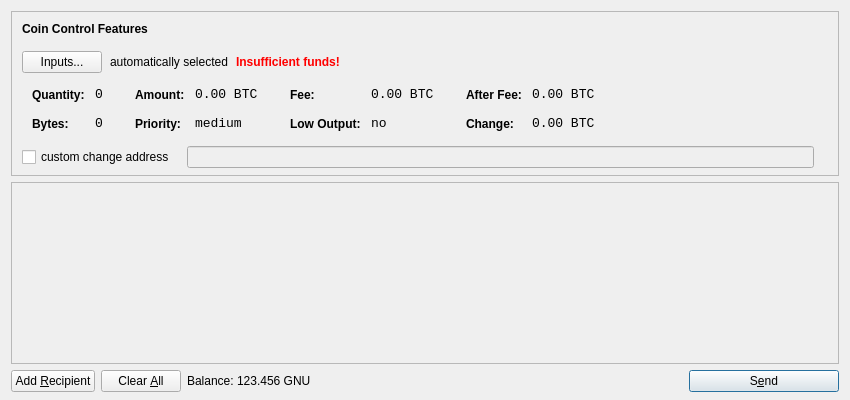
<?xml version="1.0" encoding="UTF-8"?>
<ui version="4.0">
 <class>SendCoinsDialog</class>
 <widget class="QDialog" name="SendCoinsDialog">
  <property name="geometry">
   <rect>
    <x>0</x>
    <y>0</y>
    <width>850</width>
    <height>400</height>
   </rect>
  </property>
  <property name="windowTitle">
   <string>Send Coins</string>
  </property>
  <layout class="QVBoxLayout" name="verticalLayout" stretch="0,1,0">
   <property name="bottomMargin">
    <number>8</number>
   </property>
   <item>
    <widget class="QFrame" name="frameCoinControl">
     <property name="sizePolicy">
      <sizepolicy hsizetype="Expanding" vsizetype="Expanding">
       <horstretch>0</horstretch>
       <verstretch>0</verstretch>
      </sizepolicy>
     </property>
     <property name="maximumSize">
      <size>
       <width>16777215</width>
       <height>16777215</height>
      </size>
     </property>
     <property name="frameShape">
      <enum>QFrame::StyledPanel</enum>
     </property>
     <property name="frameShadow">
      <enum>QFrame::Sunken</enum>
     </property>
     <layout class="QVBoxLayout" name="verticalLayoutCoinControl2">
      <property name="spacing">
       <number>-1</number>
      </property>
      <property name="leftMargin">
       <number>0</number>
      </property>
      <property name="topMargin">
       <number>0</number>
      </property>
      <property name="rightMargin">
       <number>0</number>
      </property>
      <property name="bottomMargin">
       <number>6</number>
      </property>
      <item>
       <layout class="QVBoxLayout" name="verticalLayoutCoinControl" stretch="0,0,0,0,1">
        <property name="spacing">
         <number>0</number>
        </property>
        <property name="leftMargin">
         <number>10</number>
        </property>
        <property name="topMargin">
         <number>10</number>
        </property>
        <item>
         <layout class="QHBoxLayout" name="horizontalLayoutCoinControl1">
          <property name="bottomMargin">
           <number>15</number>
          </property>
          <item>
           <widget class="QLabel" name="labelCoinControlFeatures">
            <property name="sizePolicy">
             <sizepolicy hsizetype="Preferred" vsizetype="Maximum">
              <horstretch>0</horstretch>
              <verstretch>0</verstretch>
             </sizepolicy>
            </property>
            <property name="font">
             <font>
              <weight>75</weight>
              <bold>true</bold>
             </font>
            </property>
            <property name="styleSheet">
             <string notr="true">font-weight:bold;</string>
            </property>
            <property name="text">
             <string>Coin Control Features</string>
            </property>
           </widget>
          </item>
         </layout>
        </item>
        <item>
         <layout class="QHBoxLayout" name="horizontalLayoutCoinControl2" stretch="0,0,0,0">
          <property name="spacing">
           <number>8</number>
          </property>
          <property name="bottomMargin">
           <number>10</number>
          </property>
          <item>
           <widget class="QPushButton" name="pushButtonCoinControl">
            <property name="styleSheet">
             <string notr="true"/>
            </property>
            <property name="text">
             <string>Inputs...</string>
            </property>
           </widget>
          </item>
          <item>
           <widget class="QLabel" name="labelCoinControlAutomaticallySelected">
            <property name="text">
             <string>automatically selected</string>
            </property>
            <property name="margin">
             <number>5</number>
            </property>
           </widget>
          </item>
          <item>
           <widget class="QLabel" name="labelCoinControlInsuffFunds">
            <property name="font">
             <font>
              <weight>75</weight>
              <bold>true</bold>
             </font>
            </property>
            <property name="styleSheet">
             <string notr="true">color:red;font-weight:bold;</string>
            </property>
            <property name="text">
             <string>Insufficient funds!</string>
            </property>
            <property name="margin">
             <number>5</number>
            </property>
           </widget>
          </item>
          <item>
           <spacer name="horizontalSpacerCoinControl">
            <property name="orientation">
             <enum>Qt::Horizontal</enum>
            </property>
            <property name="sizeHint" stdset="0">
             <size>
              <width>40</width>
              <height>1</height>
             </size>
            </property>
           </spacer>
          </item>
         </layout>
        </item>
        <item>
         <widget class="QWidget" name="widgetCoinControl" native="true">
          <property name="sizePolicy">
           <sizepolicy hsizetype="Preferred" vsizetype="Preferred">
            <horstretch>0</horstretch>
            <verstretch>0</verstretch>
           </sizepolicy>
          </property>
          <property name="minimumSize">
           <size>
            <width>0</width>
            <height>0</height>
           </size>
          </property>
          <property name="styleSheet">
           <string notr="true"/>
          </property>
          <layout class="QHBoxLayout" name="horizontalLayoutCoinControl5">
           <property name="margin">
            <number>0</number>
           </property>
           <item>
            <layout class="QHBoxLayout" name="horizontalLayoutCoinControl3" stretch="0,0,0,1">
             <property name="spacing">
              <number>20</number>
             </property>
             <property name="topMargin">
              <number>0</number>
             </property>
             <property name="bottomMargin">
              <number>10</number>
             </property>
             <item>
              <layout class="QFormLayout" name="formLayoutCoinControl1">
               <property name="horizontalSpacing">
                <number>10</number>
               </property>
               <property name="verticalSpacing">
                <number>14</number>
               </property>
               <property name="leftMargin">
                <number>10</number>
               </property>
               <property name="topMargin">
                <number>4</number>
               </property>
               <property name="rightMargin">
                <number>6</number>
               </property>
               <item row="0" column="0">
                <widget class="QLabel" name="labelCoinControlQuantityText">
                 <property name="styleSheet">
                  <string notr="true">font-weight:bold;</string>
                 </property>
                 <property name="text">
                  <string>Quantity:</string>
                 </property>
                 <property name="margin">
                  <number>0</number>
                 </property>
                </widget>
               </item>
               <item row="0" column="1">
                <widget class="QLabel" name="labelCoinControlQuantity">
                 <property name="font">
                  <font>
                   <family>Monospace</family>
                   <pointsize>10</pointsize>
                  </font>
                 </property>
                 <property name="cursor">
                  <cursorShape>IBeamCursor</cursorShape>
                 </property>
                 <property name="contextMenuPolicy">
                  <enum>Qt::ActionsContextMenu</enum>
                 </property>
                 <property name="text">
                  <string notr="true">0</string>
                 </property>
                 <property name="margin">
                  <number>0</number>
                 </property>
                 <property name="textInteractionFlags">
                  <set>Qt::LinksAccessibleByMouse|Qt::TextSelectableByKeyboard|Qt::TextSelectableByMouse</set>
                 </property>
                </widget>
               </item>
               <item row="1" column="0">
                <widget class="QLabel" name="labelCoinControlBytesText">
                 <property name="styleSheet">
                  <string notr="true">font-weight:bold;</string>
                 </property>
                 <property name="text">
                  <string>Bytes:</string>
                 </property>
                </widget>
               </item>
               <item row="1" column="1">
                <widget class="QLabel" name="labelCoinControlBytes">
                 <property name="font">
                  <font>
                   <family>Monospace</family>
                   <pointsize>10</pointsize>
                  </font>
                 </property>
                 <property name="cursor">
                  <cursorShape>IBeamCursor</cursorShape>
                 </property>
                 <property name="contextMenuPolicy">
                  <enum>Qt::ActionsContextMenu</enum>
                 </property>
                 <property name="text">
                  <string notr="true">0</string>
                 </property>
                 <property name="textInteractionFlags">
                  <set>Qt::LinksAccessibleByMouse|Qt::TextSelectableByKeyboard|Qt::TextSelectableByMouse</set>
                 </property>
                </widget>
               </item>
              </layout>
             </item>
             <item>
              <layout class="QFormLayout" name="formLayoutCoinControl2">
               <property name="horizontalSpacing">
                <number>10</number>
               </property>
               <property name="verticalSpacing">
                <number>14</number>
               </property>
               <property name="leftMargin">
                <number>6</number>
               </property>
               <property name="topMargin">
                <number>4</number>
               </property>
               <property name="rightMargin">
                <number>6</number>
               </property>
               <item row="0" column="0">
                <widget class="QLabel" name="labelCoinControlAmountText">
                 <property name="styleSheet">
                  <string notr="true">font-weight:bold;</string>
                 </property>
                 <property name="text">
                  <string>Amount:</string>
                 </property>
                 <property name="margin">
                  <number>0</number>
                 </property>
                </widget>
               </item>
               <item row="0" column="1">
                <widget class="QLabel" name="labelCoinControlAmount">
                 <property name="font">
                  <font>
                   <family>Monospace</family>
                   <pointsize>10</pointsize>
                  </font>
                 </property>
                 <property name="cursor">
                  <cursorShape>IBeamCursor</cursorShape>
                 </property>
                 <property name="contextMenuPolicy">
                  <enum>Qt::ActionsContextMenu</enum>
                 </property>
                 <property name="text">
                  <string notr="true">0.00 BTC</string>
                 </property>
                 <property name="textInteractionFlags">
                  <set>Qt::LinksAccessibleByMouse|Qt::TextSelectableByKeyboard|Qt::TextSelectableByMouse</set>
                 </property>
                </widget>
               </item>
               <item row="1" column="0">
                <widget class="QLabel" name="labelCoinControlPriorityText">
                 <property name="styleSheet">
                  <string notr="true">font-weight:bold;</string>
                 </property>
                 <property name="text">
                  <string>Priority:</string>
                 </property>
                </widget>
               </item>
               <item row="1" column="1">
                <widget class="QLabel" name="labelCoinControlPriority">
                 <property name="font">
                  <font>
                   <family>Monospace</family>
                   <pointsize>10</pointsize>
                  </font>
                 </property>
                 <property name="cursor">
                  <cursorShape>IBeamCursor</cursorShape>
                 </property>
                 <property name="contextMenuPolicy">
                  <enum>Qt::ActionsContextMenu</enum>
                 </property>
                 <property name="text">
                  <string>medium</string>
                 </property>
                 <property name="textInteractionFlags">
                  <set>Qt::LinksAccessibleByMouse|Qt::TextSelectableByKeyboard|Qt::TextSelectableByMouse</set>
                 </property>
                </widget>
               </item>
              </layout>
             </item>
             <item>
              <layout class="QFormLayout" name="formLayoutCoinControl3">
               <property name="horizontalSpacing">
                <number>10</number>
               </property>
               <property name="verticalSpacing">
                <number>14</number>
               </property>
               <property name="leftMargin">
                <number>6</number>
               </property>
               <property name="topMargin">
                <number>4</number>
               </property>
               <property name="rightMargin">
                <number>6</number>
               </property>
               <item row="0" column="0">
                <widget class="QLabel" name="labelCoinControlFeeText">
                 <property name="styleSheet">
                  <string notr="true">font-weight:bold;</string>
                 </property>
                 <property name="text">
                  <string>Fee:</string>
                 </property>
                 <property name="margin">
                  <number>0</number>
                 </property>
                </widget>
               </item>
               <item row="0" column="1">
                <widget class="QLabel" name="labelCoinControlFee">
                 <property name="font">
                  <font>
                   <family>Monospace</family>
                   <pointsize>10</pointsize>
                  </font>
                 </property>
                 <property name="cursor">
                  <cursorShape>IBeamCursor</cursorShape>
                 </property>
                 <property name="contextMenuPolicy">
                  <enum>Qt::ActionsContextMenu</enum>
                 </property>
                 <property name="text">
                  <string notr="true">0.00 BTC</string>
                 </property>
                 <property name="textInteractionFlags">
                  <set>Qt::LinksAccessibleByMouse|Qt::TextSelectableByKeyboard|Qt::TextSelectableByMouse</set>
                 </property>
                </widget>
               </item>
               <item row="1" column="0">
                <widget class="QLabel" name="labelCoinControlLowOutputText">
                 <property name="styleSheet">
                  <string notr="true">font-weight:bold;</string>
                 </property>
                 <property name="text">
                  <string>Low Output:</string>
                 </property>
                </widget>
               </item>
               <item row="1" column="1">
                <widget class="QLabel" name="labelCoinControlLowOutput">
                 <property name="font">
                  <font>
                   <family>Monospace</family>
                   <pointsize>10</pointsize>
                  </font>
                 </property>
                 <property name="cursor">
                  <cursorShape>IBeamCursor</cursorShape>
                 </property>
                 <property name="contextMenuPolicy">
                  <enum>Qt::ActionsContextMenu</enum>
                 </property>
                 <property name="text">
                  <string>no</string>
                 </property>
                 <property name="textInteractionFlags">
                  <set>Qt::LinksAccessibleByMouse|Qt::TextSelectableByKeyboard|Qt::TextSelectableByMouse</set>
                 </property>
                </widget>
               </item>
              </layout>
             </item>
             <item>
              <layout class="QFormLayout" name="formLayoutCoinControl4">
               <property name="horizontalSpacing">
                <number>10</number>
               </property>
               <property name="verticalSpacing">
                <number>14</number>
               </property>
               <property name="leftMargin">
                <number>6</number>
               </property>
               <property name="topMargin">
                <number>4</number>
               </property>
               <property name="rightMargin">
                <number>6</number>
               </property>
               <item row="0" column="0">
                <widget class="QLabel" name="labelCoinControlAfterFeeText">
                 <property name="styleSheet">
                  <string notr="true">font-weight:bold;</string>
                 </property>
                 <property name="text">
                  <string>After Fee:</string>
                 </property>
                 <property name="margin">
                  <number>0</number>
                 </property>
                </widget>
               </item>
               <item row="0" column="1">
                <widget class="QLabel" name="labelCoinControlAfterFee">
                 <property name="font">
                  <font>
                   <family>Monospace</family>
                   <pointsize>10</pointsize>
                  </font>
                 </property>
                 <property name="cursor">
                  <cursorShape>IBeamCursor</cursorShape>
                 </property>
                 <property name="contextMenuPolicy">
                  <enum>Qt::ActionsContextMenu</enum>
                 </property>
                 <property name="text">
                  <string notr="true">0.00 BTC</string>
                 </property>
                 <property name="textInteractionFlags">
                  <set>Qt::LinksAccessibleByMouse|Qt::TextSelectableByKeyboard|Qt::TextSelectableByMouse</set>
                 </property>
                </widget>
               </item>
               <item row="1" column="0">
                <widget class="QLabel" name="labelCoinControlChangeText">
                 <property name="styleSheet">
                  <string notr="true">font-weight:bold;</string>
                 </property>
                 <property name="text">
                  <string>Change:</string>
                 </property>
                </widget>
               </item>
               <item row="1" column="1">
                <widget class="QLabel" name="labelCoinControlChange">
                 <property name="font">
                  <font>
                   <family>Monospace</family>
                   <pointsize>10</pointsize>
                  </font>
                 </property>
                 <property name="cursor">
                  <cursorShape>IBeamCursor</cursorShape>
                 </property>
                 <property name="contextMenuPolicy">
                  <enum>Qt::ActionsContextMenu</enum>
                 </property>
                 <property name="text">
                  <string notr="true">0.00 BTC</string>
                 </property>
                 <property name="textInteractionFlags">
                  <set>Qt::LinksAccessibleByMouse|Qt::TextSelectableByKeyboard|Qt::TextSelectableByMouse</set>
                 </property>
                </widget>
               </item>
              </layout>
             </item>
            </layout>
           </item>
          </layout>
         </widget>
        </item>
        <item>
         <layout class="QHBoxLayout" name="horizontalLayoutCoinControl4" stretch="0,0,0">
          <property name="spacing">
           <number>12</number>
          </property>
          <property name="sizeConstraint">
           <enum>QLayout::SetDefaultConstraint</enum>
          </property>
          <property name="topMargin">
           <number>5</number>
          </property>
          <property name="rightMargin">
           <number>5</number>
          </property>
          <item>
           <widget class="QCheckBox" name="checkBoxCoinControlChange">
            <property name="text">
             <string>custom change address</string>
            </property>
           </widget>
          </item>
          <item>
           <widget class="QLineEdit" name="lineEditCoinControlChange">
            <property name="enabled">
             <bool>false</bool>
            </property>
            <property name="sizePolicy">
             <sizepolicy hsizetype="Expanding" vsizetype="Fixed">
              <horstretch>0</horstretch>
              <verstretch>0</verstretch>
             </sizepolicy>
            </property>
           </widget>
          </item>
          <item>
           <widget class="QLabel" name="labelCoinControlChangeLabel">
            <property name="sizePolicy">
             <sizepolicy hsizetype="Preferred" vsizetype="Expanding">
              <horstretch>0</horstretch>
              <verstretch>0</verstretch>
             </sizepolicy>
            </property>
            <property name="minimumSize">
             <size>
              <width>0</width>
              <height>0</height>
             </size>
            </property>
            <property name="text">
             <string/>
            </property>
            <property name="margin">
             <number>3</number>
            </property>
           </widget>
          </item>
         </layout>
        </item>
        <item>
         <spacer name="verticalSpacerCoinControl">
          <property name="orientation">
           <enum>Qt::Vertical</enum>
          </property>
          <property name="sizeHint" stdset="0">
           <size>
            <width>800</width>
            <height>1</height>
           </size>
          </property>
         </spacer>
        </item>
       </layout>
      </item>
     </layout>
    </widget>
   </item>
   <item>
    <widget class="QScrollArea" name="scrollArea">
     <property name="widgetResizable">
      <bool>true</bool>
     </property>
     <widget class="QWidget" name="scrollAreaWidgetContents">
      <property name="geometry">
       <rect>
        <x>0</x>
        <y>0</y>
        <width>830</width>
        <height>165</height>
       </rect>
      </property>
      <layout class="QVBoxLayout" name="verticalLayout_2">
       <property name="margin">
        <number>0</number>
       </property>
       <item>
        <layout class="QVBoxLayout" name="entries">
         <property name="spacing">
          <number>6</number>
         </property>
        </layout>
       </item>
       <item>
        <spacer name="verticalSpacer">
         <property name="orientation">
          <enum>Qt::Vertical</enum>
         </property>
         <property name="sizeHint" stdset="0">
          <size>
           <width>20</width>
           <height>40</height>
          </size>
         </property>
        </spacer>
       </item>
      </layout>
     </widget>
    </widget>
   </item>
   <item>
    <layout class="QHBoxLayout" name="horizontalLayout">
     <item>
      <widget class="QPushButton" name="addButton">
       <property name="toolTip">
        <string>Send to multiple recipients at once</string>
       </property>
       <property name="text">
        <string>Add &amp;Recipient</string>
       </property>
       <property name="icon">
        <iconset resource="../bitcoin.qrc">
         <normaloff>:/icons/add</normaloff>:/icons/add</iconset>
       </property>
       <property name="autoDefault">
        <bool>false</bool>
       </property>
      </widget>
     </item>
     <item>
      <widget class="QPushButton" name="clearButton">
       <property name="sizePolicy">
        <sizepolicy hsizetype="Minimum" vsizetype="Fixed">
         <horstretch>0</horstretch>
         <verstretch>0</verstretch>
        </sizepolicy>
       </property>
       <property name="toolTip">
        <string>Remove all transaction fields</string>
       </property>
       <property name="text">
        <string>Clear &amp;All</string>
       </property>
       <property name="icon">
        <iconset resource="../bitcoin.qrc">
         <normaloff>:/icons/remove</normaloff>:/icons/remove</iconset>
       </property>
       <property name="autoRepeatDelay">
        <number>300</number>
       </property>
       <property name="autoDefault">
        <bool>false</bool>
       </property>
      </widget>
     </item>
     <item>
      <layout class="QHBoxLayout" name="horizontalLayout_2">
       <property name="spacing">
        <number>3</number>
       </property>
       <item>
        <widget class="QLabel" name="label">
         <property name="text">
          <string>Balance:</string>
         </property>
        </widget>
       </item>
       <item>
        <widget class="QLabel" name="labelBalance">
         <property name="cursor">
          <cursorShape>IBeamCursor</cursorShape>
         </property>
         <property name="text">
          <string>123.456 GNU</string>
         </property>
         <property name="textInteractionFlags">
          <set>Qt::LinksAccessibleByMouse|Qt::TextSelectableByKeyboard|Qt::TextSelectableByMouse</set>
         </property>
        </widget>
       </item>
      </layout>
     </item>
     <item>
      <spacer name="horizontalSpacer">
       <property name="orientation">
        <enum>Qt::Horizontal</enum>
       </property>
       <property name="sizeHint" stdset="0">
        <size>
         <width>40</width>
         <height>20</height>
        </size>
       </property>
      </spacer>
     </item>
     <item>
      <widget class="QPushButton" name="sendButton">
       <property name="minimumSize">
        <size>
         <width>150</width>
         <height>0</height>
        </size>
       </property>
       <property name="toolTip">
        <string>Confirm the send action</string>
       </property>
       <property name="text">
        <string>S&amp;end</string>
       </property>
       <property name="icon">
        <iconset resource="../bitcoin.qrc">
         <normaloff>:/icons/send</normaloff>:/icons/send</iconset>
       </property>
       <property name="default">
        <bool>true</bool>
       </property>
      </widget>
     </item>
    </layout>
   </item>
  </layout>
 </widget>
 <resources>
  <include location="../bitcoin.qrc"/>
 </resources>
 <connections/>
</ui>
